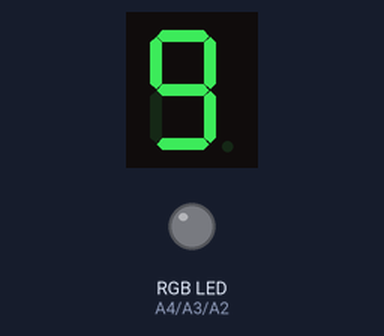
Bench run of a sketch on a simulated Arduino Uno, built with avr-gcc and run on an emulated ATmega328P. On the bench: 1-digit seven-segment display, an RGB LED mixed from three pins (HIGH = lit). Wiring (inferred from the names in the program): 1-digit 7-segment display, segments lit when HIGH: segments pin 11, pin 10, pin 4, pin 3, pin 2, pin 12, pin 13, pin 5. The segment pins are drawn as the display they are named for; pins used as bus, display or sensor lines are not drawn.

Above: at 0.1 s.
At 10.1 s:
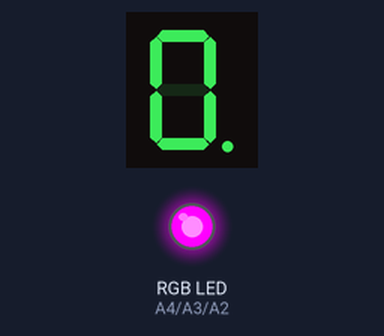
At 14.3 s:
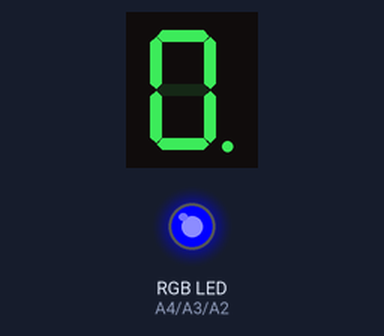
At 19.9 s:
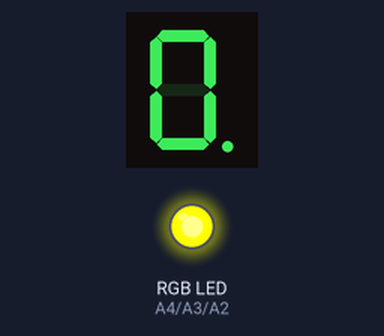
At 29.7 s:
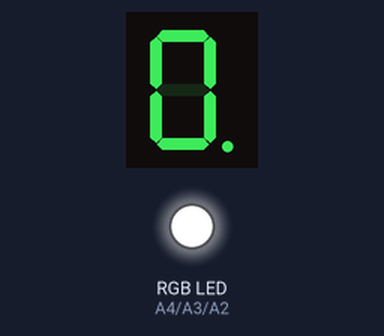
At 39.7 s:
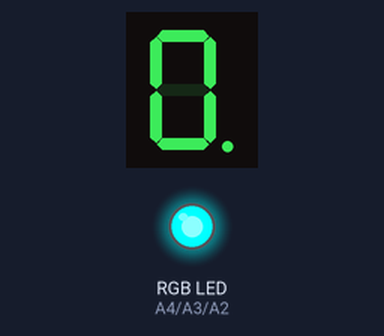
Timing chart, 0 to 40.0 s (numbered marks = the images above):
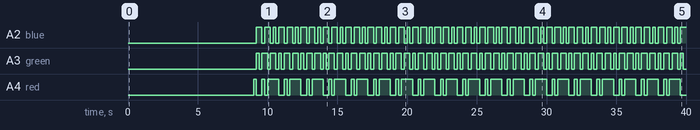

The sketch:

code.ino
```cpp
// C++ code

int a = 11;
int b = 10;
int c = 4;
int d = 3;
int e = 2;
int f = 12;
int g = 13;
int dp = 5;

int blue = A2;
int green = A3;
int red = A4;

void setup()
{
  pinMode(a, OUTPUT);
  pinMode(b, OUTPUT);
  pinMode(c, OUTPUT);
  pinMode(d, OUTPUT);
  pinMode(e, OUTPUT);
  pinMode(f, OUTPUT);
  pinMode(g, OUTPUT);
  pinMode(dp, OUTPUT);

  pinMode(blue, OUTPUT);
  pinMode(red, OUTPUT);
  pinMode(green, OUTPUT);
}

void display(int n)
{
	if(n == 9)
    {
	  digitalWrite(a, HIGH);
      digitalWrite(b, HIGH);
      digitalWrite(c, HIGH);
      digitalWrite(d, HIGH);
      digitalWrite(g, HIGH);
      digitalWrite(f, HIGH);
      digitalWrite(e, LOW);
    }
  else if (n == 8)
    {
	  digitalWrite(a, HIGH);
      digitalWrite(b, HIGH);
      digitalWrite(c, HIGH);
      digitalWrite(d, HIGH);
      digitalWrite(g, HIGH);
      digitalWrite(f, HIGH);
      digitalWrite(e, HIGH);
    }
    else if (n == 7)
    {
	  digitalWrite(a, HIGH);
      digitalWrite(b, HIGH);
      digitalWrite(c, HIGH);
      digitalWrite(d, LOW);
      digitalWrite(g, LOW);
      digitalWrite(f, LOW);
      digitalWrite(e, LOW);
    }
  else if (n == 6)
  {
    digitalWrite(a, HIGH);
      digitalWrite(b, LOW);
      digitalWrite(c, HIGH);
      digitalWrite(d, HIGH);
      digitalWrite(g, HIGH);
      digitalWrite(f, HIGH);
      digitalWrite(e, HIGH);
  }
  else if (n == 5)
  {
    digitalWrite(a, HIGH);
      digitalWrite(b, LOW);
      digitalWrite(c, HIGH);
      digitalWrite(d, HIGH);
      digitalWrite(g, HIGH);
      digitalWrite(f, HIGH);
      digitalWrite(e, LOW);
  }
  else if (n == 4)
  {
    digitalWrite(a, LOW);
      digitalWrite(b, HIGH);
      digitalWrite(c, HIGH);
      digitalWrite(d, LOW);
      digitalWrite(g, HIGH);
      digitalWrite(f, HIGH);
      digitalWrite(e, LOW);
  }
  else if (n == 3)
  {
    digitalWrite(a, HIGH);
      digitalWrite(b, HIGH);
      digitalWrite(c, HIGH);
      digitalWrite(d, HIGH);
      digitalWrite(g, HIGH);
      digitalWrite(f, LOW);
      digitalWrite(e, LOW);
  }
  else if (n == 2)
  {
    digitalWrite(a, HIGH);
      digitalWrite(b, HIGH);
      digitalWrite(c, LOW);
      digitalWrite(d, HIGH);
      digitalWrite(g, HIGH);
      digitalWrite(f, LOW);
      digitalWrite(e, HIGH);
  }
  else if (n == 1)
  {
	digitalWrite(a, LOW);
      digitalWrite(b, HIGH);
      digitalWrite(c, HIGH);
      digitalWrite(d, LOW);
      digitalWrite(g, LOW);
      digitalWrite(f, LOW);
      digitalWrite(e, LOW);
  }
  else
  {
    digitalWrite(a, HIGH);
      digitalWrite(b, HIGH);
      digitalWrite(c, HIGH);
      digitalWrite(d, HIGH);
      digitalWrite(g, LOW);
      digitalWrite(f, HIGH);
      digitalWrite(e, HIGH);
  }
}

void rgbled(int r, int g, int b)
{
 	 analogWrite(red, r);
  	analogWrite(green, g);
  analogWrite(blue, b);
}

void loop()
{
	for(int i = 9; i > 0; i--)
    {
      display(i);
      delay(1000);
    }
  	display(0);
  	digitalWrite(dp, HIGH);
  	while(1 == 1)
    {
      rgbled(225, 0, 0);
      delay(200);
      rgbled(0, 225, 225);
      delay(200);
      rgbled(0, 0, 225);
      delay(200);
      rgbled(225, 225, 0);
      delay(200);
      rgbled(0, 225, 225);
      delay(200);
      rgbled(225, 0, 225);
      delay(200);
      rgbled(225, 225, 0);
      delay(200);
      rgbled(225, 225, 225);
      delay(200);
    }
}
```

Measured:
- by itself, A2 (blue): LOW → HIGH at 9.2 s, → LOW 0.40 s later, → HIGH 0.20 s later, → LOW 0.40 s later, … (115 changes in this stretch)
- by itself, A3 (green): LOW → HIGH at 9.2 s, → LOW 0.20 s later, → HIGH 0.20 s later, → LOW 0.40 s later, … (116 changes in this stretch)
- by itself, A4 (red): LOW → HIGH at 9.0 s, → LOW 0.20 s later, → HIGH 0.40 s later, → LOW 0.20 s later, … (78 changes in this stretch)
